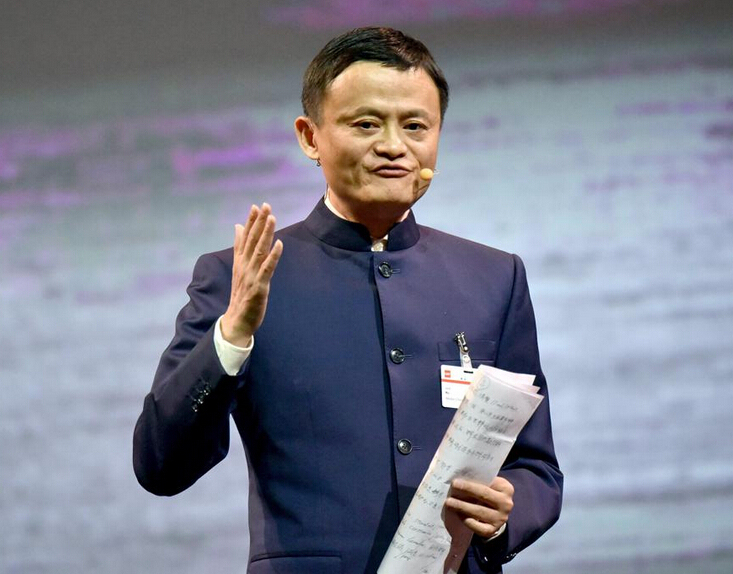
#> input picture data/马云.jpeg, 733 x 574 px, found by its file name
$ python getFace.py
#> lines starting #> are read from the running program, lines starting #| are printed output that depends on the picture; after the words box and inside, x2 and y2 are one past the last pixel; in counts of white or black regions, pixels touching at a corner belong together
#opencv检测人脸测试
#2020.3.5
#功能：对导入的单幅图片检测人脸并标出

import cv2
import sys
sys.path.append('~/gitTest/env')


def detect_face(img):
    gray=cv2.cvtColor(img,cv2.COLOR_BGR2GRAY)
    face_cascade=cv2.CascadeClassifier('./env/cv2/data/haarcascade_frontalface_default.xml')
    faces=face_cascade.detectMultiScale(gray,scaleFactor=1.2,minNeighbors=5)
    (x,y,w,h)=faces[0]
    return gray[y:y+2,x:x+h],faces[0]


#根据给定的（x,y)绘制矩形
def drae_rectangle(img,rect):
     (x,y,w,h)=rect
     cv2.rectangle(img,(x,y),(x+w,y+h),(128,128,0),2)


def predict(test_img):
     img=test_img.copy()
     face,rect=detect_face(img)
     drae_rectangle(img,rect)
     return img


image=cv2.imread('./data/马云.jpeg')
#> image is the input picture: shape (574, 733, 3); mean B, G, R 142.5, 128.1, 124.8
# image2=cv2.imread('./data/test.jpg')     多张人脸检测失败
predicted_img=predict(image)
#> in detect_face, `gray=cv2.cvtColor(img,cv2.COLOR_BGR2GRAY)`:
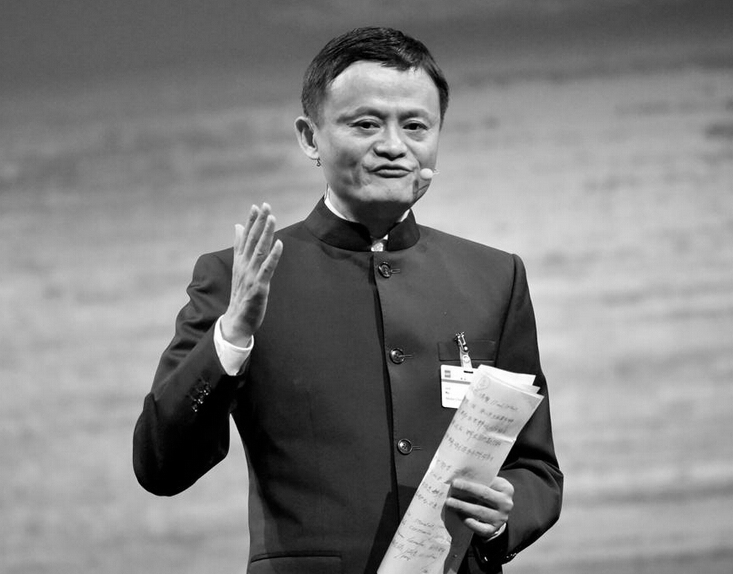
#> gray: shape (574, 733); min 0, max 255, mean 128.8
#> in detect_face, `faces=face_cascade.detectMultiScale(gray,scaleFactor=1.2,minNeighbors=5)`: faces = [[321, 71, 135, 135]]
#> in detect_face, `(x,y,w,h)=faces[0]`: x = 321; y = 71; w = 135
#> in predict, `face,rect=detect_face(img)`: rect = [321, 71, 135, 135]
#> in drae_rectangle, `(x,y,w,h)=rect`: x = 321; y = 71; w = 135
#> in drae_rectangle, `cv2.rectangle(img,(x,y),(x+w,y+h),(128,128,0),2)`:
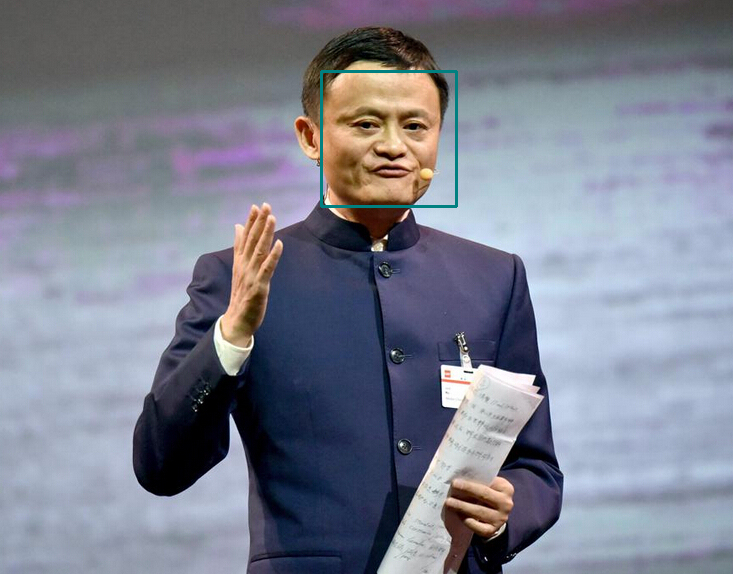
#> img: shape (574, 733, 3); 0.38% of pixels changed, all inside (x1, y1, x2, y2) = (320, 70, 458, 208)
# predicted_img2=predict(image2)
cv2.imshow("Face",predicted_img)
# cv2.imshow("faces",predicted_img2)
cv2.waitKey(0)
cv2.destroyAllWindows()

$ run again, with data/test.jpg copied over data/马云.jpeg
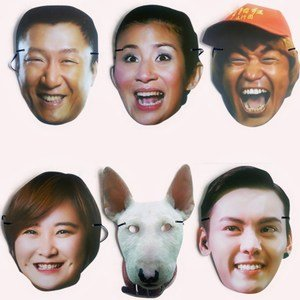
#> input picture data/test.jpg, 300 x 300 px, found by its file name
#> image is the input picture: shape (300, 300, 3); mean B, G, R 163.7, 169.3, 184.9
#> in detect_face, `gray=cv2.cvtColor(img,cv2.COLOR_BGR2GRAY)`:
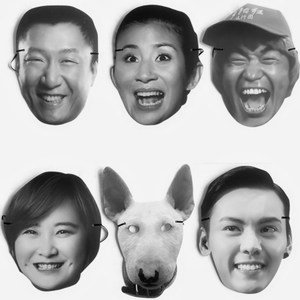
#> gray: shape (300, 300); min 0, max 255, mean 173.3
#> faces = [[219, 35, 66, 66], [104, 23, 89, 89], [11, 25, 89, 89], [202, 193, 92, 92], [110, 198, 80, 80], [7, 201, 83, 83]]
#> in detect_face, `(x,y,w,h)=faces[0]`: x = 219; y = 35; w = 66
#> rect = [219, 35, 66, 66]
#> in drae_rectangle, `(x,y,w,h)=rect`: x = 219; y = 35; w = 66
#> in drae_rectangle, `cv2.rectangle(img,(x,y),(x+w,y+h),(128,128,0),2)`:
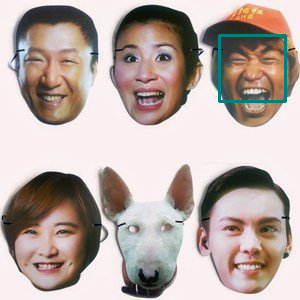
#> img: shape (300, 300, 3); 0.88% of pixels changed, all inside (x1, y1, x2, y2) = (218, 34, 287, 103)
